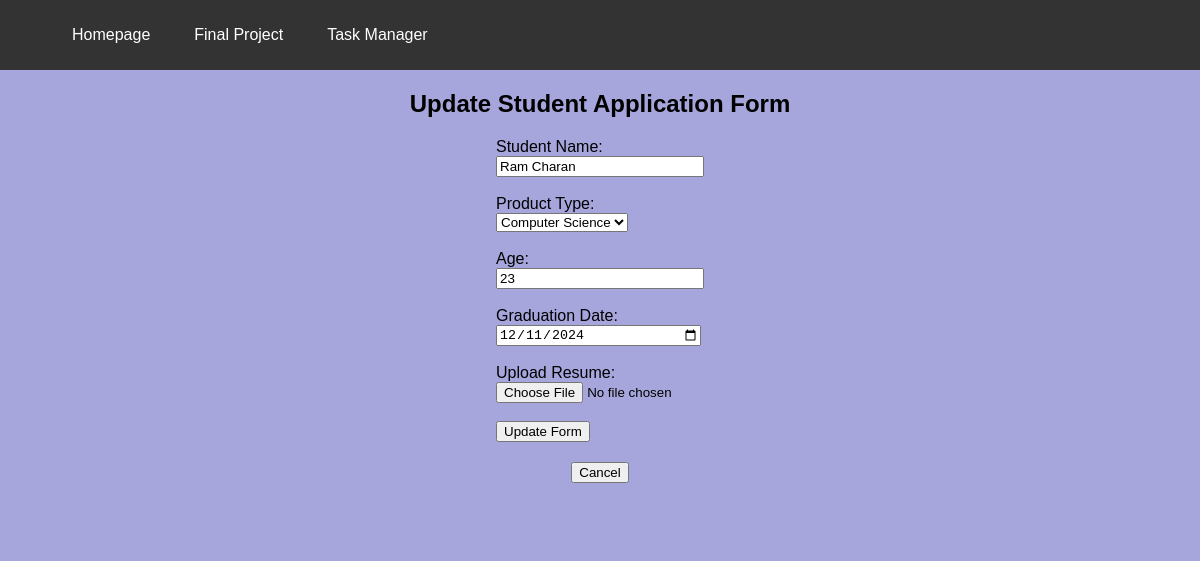
/update_form/2, run on the app's committed database.
### models.py (models this page shows, shortened)
class Project(db.Model):
    id = db.Column(db.Integer, primary_key=True)
    task = db.Column(db.String(100), nullable=False)
    category = db.Column(db.String(50), nullable=False)
    priority = db.Column(db.Integer, nullable=False)
    due_date = db.Column(db.Date, nullable=False)
    file_name = db.Column(db.String(200), nullable=False)
    date_created = db.Column(db.DateTime, default=datetime.utcnow)

### app.py (the view, shortened to what this page needs)
@app.route('/update_form/<int:id>', methods=['GET', 'POST'])
def Formupdate(id):
    project = Project.query.get_or_404(id)
    return render_template('/final_project/Form_update.html', project=project)

### templates/final_project/Form_update.html (shortened to what this page needs)
{% extends 'base.html' %}
{% block body %}
<div class="form-container">
    <h1 style="text-align: center">Update Student Application Form</h1>
    <div class="form">
        <form action="/update_form/{{project.id}}" method="POST" enctype="multipart/form-data">
        <label for="pName">Student Name:</label><br/>
        <input type="text" name="pName" id="pName" value="{{ project.task }}" required><br/><br/>
        <label for="product-type">Product Type:</label><br/>
        <select id="product-type" name="product_type" required>
            <option value="Computer Science" {% if project.category == 'Computer Science' %}selected{% endif %}>Computer Science</option>
        </select>
        <br/><br/>
        <label for="pr">Age:</label><br/>
        <input type="number" name="pr" id="pr" value="{{ project.priority }}" required><br/><br/>
        <label for="due-date">Graduation Date:</label><br/>
        <input type="date" id="due-date" name="due_date" value="{{ project.due_date }}" required><br/><br/>
        <label for="file-upload">Upload Resume:</label><br/>
        <input type="file" id="file-upload" name="file_upload"><br/><br/>
        <button class="btn" type="submit">Update Form</button>
        </form>
    </div>
    <div style="text-align: left; margin-top:20px;">
        <a href="/final_project"><button class="btn">Cancel</button></a>
  </div>
</div>
{% endblock %}

### static/css/main.css (style rules this page uses)
body, html { margin: 0; font-family: sans-serif; background-color: rgb(166, 166, 221); }
body .form-container { margin: 0 auto; display: flex; flex-direction: column; align-items: center; width: 100%; height: auto; background-color: rgb(166, 166, 221); padding-bottom:50px }
input { width: 200px; height: auto; }

### data on the page
Project: pName "Ram Charan", product_type "Computer Science", pr "23", due_date "12/11/2024"
